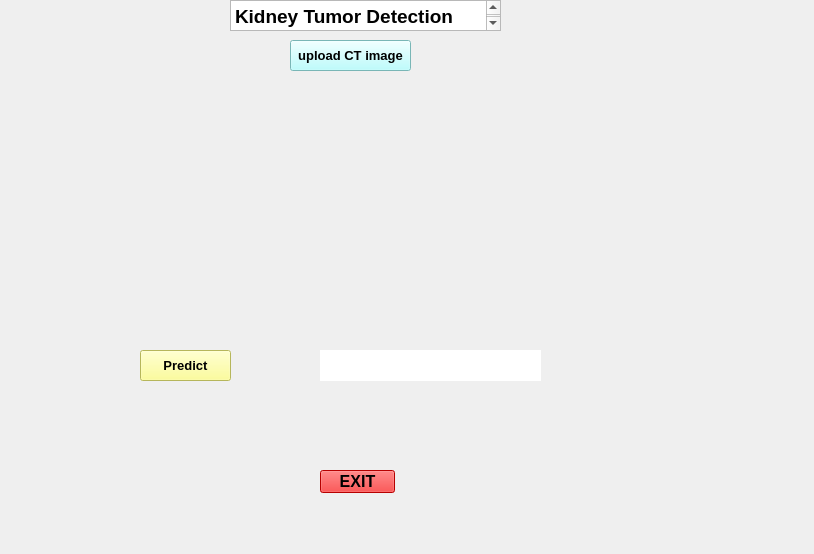
<?xml version="1.0" encoding="UTF-8"?>
<ui version="4.0">
 <class>Kidney Tumor Detection</class>
 <widget class="QMainWindow" name="Kidney Tumor Detection">
  <property name="geometry">
   <rect>
    <x>0</x>
    <y>0</y>
    <width>814</width>
    <height>554</height>
   </rect>
  </property>
  <property name="windowTitle">
   <string>Kidney Tumor Detection</string>
  </property>
  <widget class="QWidget" name="centralwidget">
   <widget class="QLabel" name="background">
    <property name="geometry">
     <rect>
      <x>0</x>
      <y>0</y>
      <width>811</width>
      <height>561</height>
     </rect>
    </property>
    <property name="styleSheet">
     <string notr="true">background-image: url(:/Images/background.jpg);</string>
    </property>
    <property name="text">
     <string/>
    </property>
    <property name="pixmap">
     <pixmap resource="resources.qrc">:/Images/background.jpg</pixmap>
    </property>
    <property name="scaledContents">
     <bool>true</bool>
    </property>
   </widget>
   <widget class="QPushButton" name="upload_button">
    <property name="geometry">
     <rect>
      <x>290</x>
      <y>40</y>
      <width>121</width>
      <height>31</height>
     </rect>
    </property>
    <property name="font">
     <font>
      <pointsize>10</pointsize>
      <weight>75</weight>
      <bold>true</bold>
     </font>
    </property>
    <property name="styleSheet">
     <string notr="true">background-color: rgb(170, 255, 255);</string>
    </property>
    <property name="text">
     <string>upload CT image</string>
    </property>
   </widget>
   <widget class="QPlainTextEdit" name="Title">
    <property name="geometry">
     <rect>
      <x>230</x>
      <y>0</y>
      <width>271</width>
      <height>31</height>
     </rect>
    </property>
    <property name="font">
     <font>
      <pointsize>14</pointsize>
      <weight>75</weight>
      <bold>true</bold>
     </font>
    </property>
    <property name="plainText">
     <string>Kidney Tumor Detection</string>
    </property>
   </widget>
   <widget class="QLabel" name="preview">
    <property name="geometry">
     <rect>
      <x>120</x>
      <y>90</y>
      <width>461</width>
      <height>221</height>
     </rect>
    </property>
    <property name="text">
     <string/>
    </property>
   </widget>
   <widget class="QPushButton" name="predict_button">
    <property name="geometry">
     <rect>
      <x>140</x>
      <y>350</y>
      <width>91</width>
      <height>31</height>
     </rect>
    </property>
    <property name="font">
     <font>
      <pointsize>10</pointsize>
      <weight>75</weight>
      <bold>true</bold>
     </font>
    </property>
    <property name="styleSheet">
     <string notr="true">background-color: rgb(255, 255, 127);</string>
    </property>
    <property name="text">
     <string>Predict</string>
    </property>
   </widget>
   <widget class="QLabel" name="result">
    <property name="geometry">
     <rect>
      <x>320</x>
      <y>350</y>
      <width>221</width>
      <height>31</height>
     </rect>
    </property>
    <property name="styleSheet">
     <string notr="true">background-color: rgb(255, 255, 255);</string>
    </property>
    <property name="text">
     <string/>
    </property>
   </widget>
   <widget class="QPushButton" name="exit_button">
    <property name="geometry">
     <rect>
      <x>320</x>
      <y>470</y>
      <width>75</width>
      <height>23</height>
     </rect>
    </property>
    <property name="font">
     <font>
      <pointsize>12</pointsize>
      <weight>75</weight>
      <bold>true</bold>
     </font>
    </property>
    <property name="styleSheet">
     <string notr="true">background-color: rgb(255, 0, 0);</string>
    </property>
    <property name="text">
     <string>EXIT</string>
    </property>
   </widget>
  </widget>
 </widget>
 <resources>
  <include location="resources.qrc"/>
 </resources>
 <connections/>
</ui>
